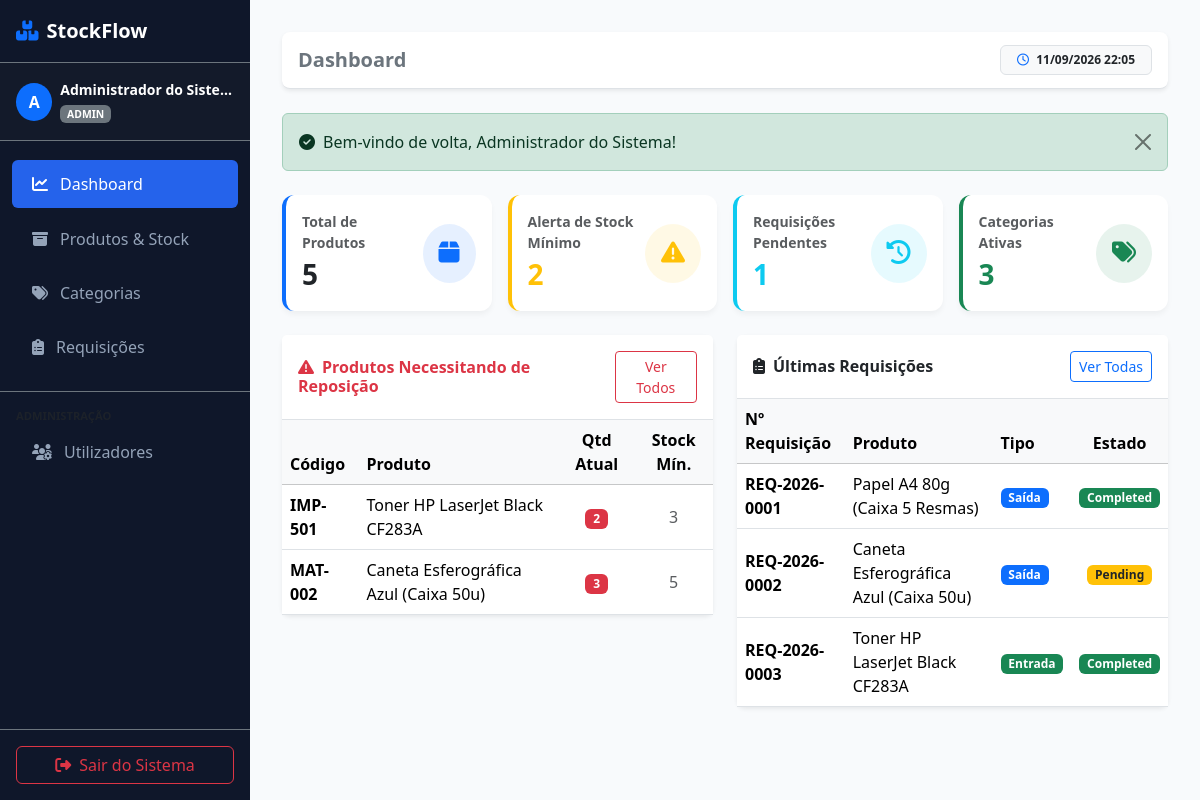
The app's page /dashboard (signed in) with its own data.
### tables this page shows
CREATE TABLE IF NOT EXISTS products (
    id INT AUTO_INCREMENT PRIMARY KEY,
    category_id INT NOT NULL,
    code VARCHAR(30) NOT NULL UNIQUE,
    name VARCHAR(150) NOT NULL,
    description TEXT NULL,
    unit_price DECIMAL(10,2) NOT NULL DEFAULT 0.00,
    stock_quantity INT NOT NULL DEFAULT 0,
    min_stock INT NOT NULL DEFAULT 5,
    created_at DATETIME DEFAULT CURRENT_TIMESTAMP,
    updated_at DATETIME DEFAULT CURRENT_TIMESTAMP ON UPDATE CURRENT_TIMESTAMP,
    FOREIGN KEY (category_id) REFERENCES categories(id) ON DELETE RESTRICT ON UPDATE CASCADE
);

CREATE TABLE IF NOT EXISTS requisitions (
    id INT AUTO_INCREMENT PRIMARY KEY,
    req_number VARCHAR(20) NOT NULL UNIQUE,
    user_id INT NOT NULL,
    product_id INT NOT NULL,
    type ENUM('in', 'out') NOT NULL DEFAULT 'out',
    quantity INT NOT NULL,
    status ENUM('pending', 'approved', 'rejected', 'completed') NOT NULL DEFAULT 'pending',
    notes TEXT NULL,
    created_at DATETIME DEFAULT CURRENT_TIMESTAMP,
    updated_at DATETIME DEFAULT CURRENT_TIMESTAMP ON UPDATE CURRENT_TIMESTAMP,
    FOREIGN KEY (user_id) REFERENCES users(id) ON DELETE RESTRICT ON UPDATE CASCADE,
    FOREIGN KEY (product_id) REFERENCES products(id) ON DELETE RESTRICT ON UPDATE CASCADE
);

### app/Controllers/DashboardController.php (called while the page is built, shortened)
<?php
class DashboardController {
    public function index(): void {
        $totalProducts = count(Product::all());
        $lowStockCount = Product::countLowStock();
        $pendingRequisitions = Requisition::countPending();
        $totalCategories = count(Category::all());
        $lowStockProducts = Product::getLowStock();
        $user = Session::user();
        $recentRequisitions = ($user['role'] === 'requester')
            ? Requisition::findByUser($user['id'])
            : Requisition::all();
        $recentRequisitions = array_slice($recentRequisitions, 0, 5);
        require __DIR__ . '/../../views/dashboard/index.php';
    }
}

### app/Helpers/Session.php (called while the page is built, shortened)
<?php
class Session {
    public static function getFlash(string $type): ?string {
        if (isset($_SESSION['flash'][$type])) {
            $msg = $_SESSION['flash'][$type];
            return $msg;
        }
        return null;
    }
}

### app/Helpers/Security.php (called while the page is built, shortened)
<?php
class Security {
    public static function escape(?string $value): string {
        return htmlspecialchars($value, ENT_QUOTES, 'UTF-8');
    }
}

### app/Models/Product.php (called while the page is built, shortened)
<?php
class Product {
    public static function all(): array {
        $db = Database::getConnection();
        $sql = "SELECT p.*, c.name as category_name
                FROM products p
                INNER JOIN categories c ON p.category_id = c.id
                ORDER BY p.name ASC";
        $stmt = $db->query($sql);
        return $stmt->fetchAll();
    }
    public static function countLowStock(): int {
        $db = Database::getConnection();
        $stmt = $db->query("SELECT COUNT(*) FROM products WHERE stock_quantity <= min_stock");
        return (int)$stmt->fetchColumn();
    }
    public static function getLowStock(): array {
        $db = Database::getConnection();
        $sql = "SELECT p.*, c.name as category_name
                FROM products p
                INNER JOIN categories c ON p.category_id = c.id
                WHERE p.stock_quantity <= p.min_stock
                ORDER BY p.stock_quantity ASC";
        $stmt = $db->query($sql);
        return $stmt->fetchAll();
    }
}

### app/Models/Requisition.php (called while the page is built, shortened)
<?php
class Requisition {
    public static function all(): array {
        $db = Database::getConnection();
        $sql = "SELECT r.*, u.name as user_name, p.name as product_name, p.code as product_code
                FROM requisitions r
                INNER JOIN users u ON r.user_id = u.id
                INNER JOIN products p ON r.product_id = p.id
                ORDER BY r.created_at DESC";
        $stmt = $db->query($sql);
        return $stmt->fetchAll();
    }
    public static function countPending(): int {
        $db = Database::getConnection();
        $stmt = $db->query("SELECT COUNT(*) FROM requisitions WHERE status = 'pending'");
        return (int)$stmt->fetchColumn();
    }
}

### app/Models/Category.php (called while the page is built, shortened)
<?php
class Category {
    public static function all(): array {
        $db = Database::getConnection();
        $stmt = $db->query("SELECT * FROM categories ORDER BY name ASC");
        return $stmt->fetchAll();
    }
}

### views/dashboard/index.php (the view, shortened to what this page needs)
<?php
require __DIR__ . '/../layouts/header.php';
require __DIR__ . '/../layouts/sidebar.php';
?>
<div class="main-content flex-grow-1">
    <?php require __DIR__ . '/../layouts/navbar.php'; ?>
    <?php if ($msg = Session::getFlash('success')): ?>
        <div class="alert alert-success alert-dismissible fade show mb-4" role="alert">
            <i class="fa-solid fa-circle-check me-2"></i><?= Security::escape($msg) ?>
            <button type="button" class="btn-close" data-bs-dismiss="alert"></button>
        </div>
    <?php endif; ?>
    <div class="row g-3 mb-4">
        <div class="col-12 col-sm-6 col-xl-3">
            <div class="card card-stat bg-white p-3 border-start border-primary border-4">
                <div class="d-flex justify-content-between align-items-center">
                    <div>
                        <div class="text-muted small fw-semibold">Total de Produtos</div>
                        <div class="fs-3 fw-bold text-dark"><?= $totalProducts ?></div>
                    </div>
                    <div class="bg-primary bg-opacity-10 text-primary p-3 rounded-circle">
                        <i class="fa-solid fa-box fs-4"></i>
                    </div>
                </div>
            </div>
        </div>
        <div class="col-12 col-sm-6 col-xl-3">
            <div class="card card-stat bg-white p-3 border-start border-warning border-4">
                <div class="d-flex justify-content-between align-items-center">
                    <div>
                        <div class="text-muted small fw-semibold">Alerta de Stock Mínimo</div>
                        <div class="fs-3 fw-bold text-warning"><?= $lowStockCount ?></div>
                    </div>
                    <div class="bg-warning bg-opacity-10 text-warning p-3 rounded-circle">
                        <i class="fa-solid fa-triangle-exclamation fs-4"></i>
                    </div>
                </div>
            </div>
        </div>
        <div class="col-12 col-sm-6 col-xl-3">
            <div class="card card-stat bg-white p-3 border-start border-info border-4">
                <div class="d-flex justify-content-between align-items-center">
                    <div>
                        <div class="text-muted small fw-semibold">Requisições Pendentes</div>
                        <div class="fs-3 fw-bold text-info"><?= $pendingRequisitions ?></div>
                    </div>
                    <div class="bg-info bg-opacity-10 text-info p-3 rounded-circle">
                        <i class="fa-solid fa-clock-rotate-left fs-4"></i>
                    </div>
                </div>
            </div>
        </div>
        <div class="col-12 col-sm-6 col-xl-3">
            <div class="card card-stat bg-white p-3 border-start border-success border-4">
                <div class="d-flex justify-content-between align-items-center">
                    <div>
                        <div class="text-muted small fw-semibold">Categorias Ativas</div>
                        <div class="fs-3 fw-bold text-success"><?= $totalCategories ?></div>
                    </div>
                    <div class="bg-success bg-opacity-10 text-success p-3 rounded-circle">
                        <i class="fa-solid fa-tags fs-4"></i>
                    </div>
                </div>
            </div>
        </div>
    </div>
    <div class="row g-4">
        <div class="col-12 col-lg-6">
            <div class="card border-0 shadow-sm rounded-3">
                <div class="card-header bg-white py-3 d-flex justify-content-between align-items-center border-bottom">
                    <h6 class="fw-bold m-0 text-danger">
                        <i class="fa-solid fa-triangle-exclamation me-2"></i>Produtos Necessitando de Reposição
                    </h6>
                    <a href="/products" class="btn btn-sm btn-outline-danger">Ver Todos</a>
                </div>
                <div class="card-body p-0">
                    <div class="table-responsive">
                        <table class="table table-hover align-middle mb-0">
                            <thead class="table-light">
                                <tr>
                                    <th>Código</th>
                                    <th>Produto</th>
                                    <th class="text-center">Qtd Atual</th>
                                    <th class="text-center">Stock Mín.</th>
                                </tr>
                            </thead>
                            <tbody>
                                <?php if (empty($lowStockProducts)): ?>
                                    <tr>
                                        <td colspan="4" class="text-center text-muted py-4">
                                            <i class="fa-solid fa-circle-check text-success me-2"></i>Todos os produtos possuem stock suficiente.
                                        </td>
                                    </tr>
                                <?php else: ?>
                                    <?php foreach ($lowStockProducts as $prod): ?>
                                        <tr>
                                            <td class="fw-bold"><?= Security::escape($prod['code']) ?></td>
                                            <td><?= Security::escape($prod['name']) ?></td>
                                            <td class="text-center">
                                                <span class="badge bg-danger"><?= $prod['stock_quantity'] ?></span>
                                            </td>
                                            <td class="text-center text-muted"><?= $prod['min_stock'] ?></td>
                                        </tr>
                                    <?php endforeach; ?>
                                <?php endif; ?>
                            </tbody>
                        </table>
                    </div>
                </div>
            </div>
        </div>
        <div class="col-12 col-lg-6">
            <div class="card border-0 shadow-sm rounded-3">
                <div class="card-header bg-white py-3 d-flex justify-content-between align-items-center border-bottom">
                    <h6 class="fw-bold m-0 text-dark">
                        <i class="fa-solid fa-clipboard-list me-2"></i>Últimas Requisições
                    </h6>
                    <a href="/requisitions" class="btn btn-sm btn-outline-primary">Ver Todas</a>
                </div>
                <div class="card-body p-0">
                    <div class="table-responsive">
                        <table class="table table-hover align-middle mb-0">
                            <thead class="table-light">
                                <tr>
                                    <th>Nº Requisição</th>
                                    <th>Produto</th>
                                    <th>Tipo</th>
                                    <th class="text-center">Estado</th>
                                </tr>
                            </thead>
                            <tbody>
                                <?php if (empty($recentRequisitions)): ?>
                                    <tr>
                                        <td colspan="4" class="text-center text-muted py-4">Nenhuma requisição registada.</td>
                                    </tr>
                                <?php else: ?>
                                    <?php foreach ($recentRequisitions as $req): ?>
                                        <tr>
                                            <td class="fw-bold"><?= Security::escape($req['req_number']) ?></td>
                                            <td><?= Security::escape($req['product_name']) ?></td>
                                            <td>
                                                <span class="badge bg-<?= $req['type'] === 'in' ? 'success' : 'primary' ?>">
                                                    <?= $req['type'] === 'in' ? 'Entrada' : 'Saída' ?>
                                                </span>
                                            </td>
                                            <td class="text-center">
                                                <?php
                                                $statusBadges = [
                                                    'pending' => 'bg-warning text-dark',
                                                    'approved' => 'bg-info text-white',
                                                    'rejected' => 'bg-danger text-white',
                                                    'completed' => 'bg-success text-white'
                                                ];
                                                $badge = $statusBadges[$req['status']] ?? 'bg-secondary';
                                                ?>
                                                <span class="badge <?= $badge ?>"><?= ucfirst($req['status']) ?></span>
                                            </td>
                                        </tr>
                                    <?php endforeach; ?>
                                <?php endif; ?>
                            </tbody>
                        </table>
                    </div>
                </div>
            </div>
        </div>
    </div>
</div>
<?php require __DIR__ . '/../layouts/footer.php'; ?>

### records on screen
products: code "IMP-501", name "Toner HP LaserJet Black CF283A", stock_quantity "2", min_stock "3"
products: code "MAT-002", name "Caneta Esferográfica Azul (Caixa 50u)", stock_quantity "3", min_stock "5"
requisitions: req_number "REQ-2026-0001", product.name "Papel A4 80g (Caixa 5 Resmas)", type "Saída", status "Completed"
requisitions: req_number "REQ-2026-0002", product.name "Caneta Esferográfica Azul (Caixa 50u)", type "Saída", status "Pending"
requisitions: req_number "REQ-2026-0003", product.name "Toner HP LaserJet Black CF283A", type "Entrada", status "Completed"

### other values on screen
substr(Security::escape($user['name'] ?? 'U'), 0, 1) "A"
Security::escape($user['name'] ?? 'Utilizador') "Administrador do Siste…"
Security::escape($user['role'] ?? 'requester') "ADMIN"
Security::escape($pageTitle ?? 'Painel Principal') "Dashboard"
Security::escape($msg) "Bem-vindo de volta, Administrador do Sistema!"
$totalProducts "5"
$lowStockCount "2"
$pendingRequisitions "1"
$totalCategories "3"
